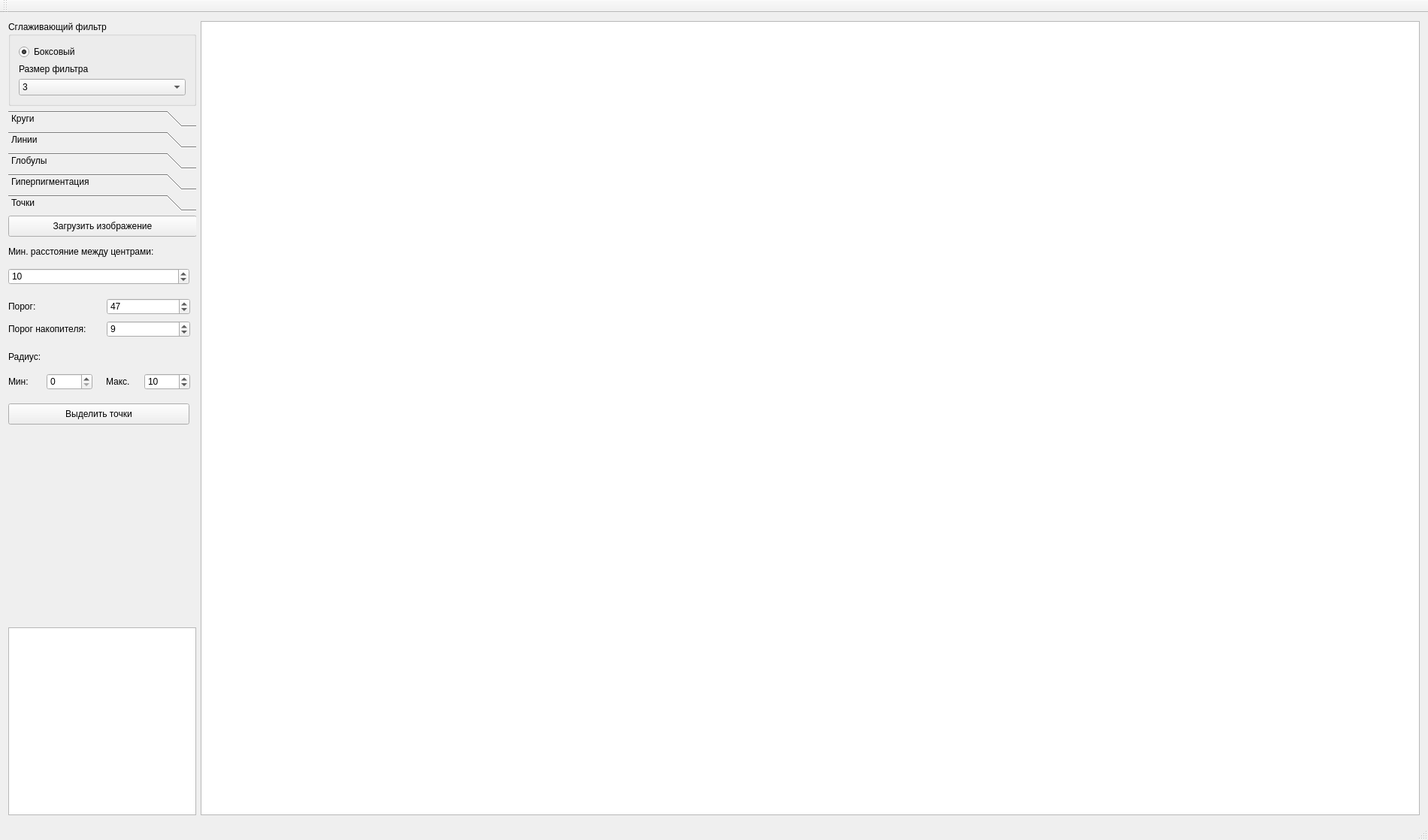
<?xml version="1.0" encoding="UTF-8"?>
<ui version="4.0">
 <class>MainWindow</class>
 <widget class="QMainWindow" name="MainWindow">
  <property name="geometry">
   <rect>
    <x>0</x>
    <y>0</y>
    <width>1900</width>
    <height>1118</height>
   </rect>
  </property>
  <property name="windowTitle">
   <string>Melanoma segmentation</string>
  </property>
  <widget class="QWidget" name="centralWidget">
   <layout class="QGridLayout" name="gridLayout">
    <item row="0" column="1" rowspan="3">
     <widget class="ImageView" name="mainImageShow"/>
    </item>
    <item row="0" column="0">
     <widget class="QGroupBox" name="groupBox">
      <property name="title">
       <string>Сглаживающий фильтр</string>
      </property>
      <layout class="QGridLayout" name="gridLayout_9">
       <item row="0" column="0">
        <widget class="QRadioButton" name="boxFilter">
         <property name="text">
          <string>Боксовый </string>
         </property>
         <property name="checked">
          <bool>true</bool>
         </property>
        </widget>
       </item>
       <item row="1" column="0">
        <widget class="QLabel" name="label_27">
         <property name="text">
          <string>Размер фильтра</string>
         </property>
        </widget>
       </item>
       <item row="2" column="0">
        <widget class="QComboBox" name="comboBox_2">
         <item>
          <property name="text">
           <string>3</string>
          </property>
         </item>
         <item>
          <property name="text">
           <string>5</string>
          </property>
         </item>
         <item>
          <property name="text">
           <string>7</string>
          </property>
         </item>
         <item>
          <property name="text">
           <string>9</string>
          </property>
         </item>
         <item>
          <property name="text">
           <string>11</string>
          </property>
         </item>
         <item>
          <property name="text">
           <string>13</string>
          </property>
         </item>
         <item>
          <property name="text">
           <string>15</string>
          </property>
         </item>
         <item>
          <property name="text">
           <string>17</string>
          </property>
         </item>
         <item>
          <property name="text">
           <string>19</string>
          </property>
         </item>
         <item>
          <property name="text">
           <string>21</string>
          </property>
         </item>
         <item>
          <property name="text">
           <string>23</string>
          </property>
         </item>
         <item>
          <property name="text">
           <string>25</string>
          </property>
         </item>
         <item>
          <property name="text">
           <string>27</string>
          </property>
         </item>
         <item>
          <property name="text">
           <string>29</string>
          </property>
         </item>
         <item>
          <property name="text">
           <string>31</string>
          </property>
         </item>
         <item>
          <property name="text">
           <string>33</string>
          </property>
         </item>
         <item>
          <property name="text">
           <string>35</string>
          </property>
         </item>
         <item>
          <property name="text">
           <string>37</string>
          </property>
         </item>
         <item>
          <property name="text">
           <string>39</string>
          </property>
         </item>
         <item>
          <property name="text">
           <string>41</string>
          </property>
         </item>
         <item>
          <property name="text">
           <string>43</string>
          </property>
         </item>
         <item>
          <property name="text">
           <string>45</string>
          </property>
         </item>
         <item>
          <property name="text">
           <string>47</string>
          </property>
         </item>
         <item>
          <property name="text">
           <string>49</string>
          </property>
         </item>
         <item>
          <property name="text">
           <string>51</string>
          </property>
         </item>
         <item>
          <property name="text">
           <string>53</string>
          </property>
         </item>
         <item>
          <property name="text">
           <string>55</string>
          </property>
         </item>
         <item>
          <property name="text">
           <string>57</string>
          </property>
         </item>
         <item>
          <property name="text">
           <string>59</string>
          </property>
         </item>
         <item>
          <property name="text">
           <string>61</string>
          </property>
         </item>
         <item>
          <property name="text">
           <string>63</string>
          </property>
         </item>
         <item>
          <property name="text">
           <string>65</string>
          </property>
         </item>
         <item>
          <property name="text">
           <string>67</string>
          </property>
         </item>
         <item>
          <property name="text">
           <string>69</string>
          </property>
         </item>
         <item>
          <property name="text">
           <string>71</string>
          </property>
         </item>
         <item>
          <property name="text">
           <string>73</string>
          </property>
         </item>
         <item>
          <property name="text">
           <string>75</string>
          </property>
         </item>
         <item>
          <property name="text">
           <string>77</string>
          </property>
         </item>
         <item>
          <property name="text">
           <string>79</string>
          </property>
         </item>
         <item>
          <property name="text">
           <string>81</string>
          </property>
         </item>
         <item>
          <property name="text">
           <string>83</string>
          </property>
         </item>
         <item>
          <property name="text">
           <string>85</string>
          </property>
         </item>
         <item>
          <property name="text">
           <string>87</string>
          </property>
         </item>
         <item>
          <property name="text">
           <string>89</string>
          </property>
         </item>
         <item>
          <property name="text">
           <string>91</string>
          </property>
         </item>
         <item>
          <property name="text">
           <string>93</string>
          </property>
         </item>
         <item>
          <property name="text">
           <string>95</string>
          </property>
         </item>
         <item>
          <property name="text">
           <string>97</string>
          </property>
         </item>
         <item>
          <property name="text">
           <string>99</string>
          </property>
         </item>
        </widget>
       </item>
      </layout>
     </widget>
    </item>
    <item row="2" column="0">
     <widget class="MiniView" name="minimapShow">
      <property name="minimumSize">
       <size>
        <width>250</width>
        <height>250</height>
       </size>
      </property>
      <property name="maximumSize">
       <size>
        <width>250</width>
        <height>250</height>
       </size>
      </property>
     </widget>
    </item>
    <item row="1" column="0">
     <widget class="QToolBox" name="toolBox">
      <property name="sizePolicy">
       <sizepolicy hsizetype="Minimum" vsizetype="Preferred">
        <horstretch>0</horstretch>
        <verstretch>0</verstretch>
       </sizepolicy>
      </property>
      <property name="maximumSize">
       <size>
        <width>250</width>
        <height>16777215</height>
       </size>
      </property>
      <property name="currentIndex">
       <number>4</number>
      </property>
      <widget class="QWidget" name="pointPage">
       <property name="geometry">
        <rect>
         <x>0</x>
         <y>0</y>
         <width>250</width>
         <height>500</height>
        </rect>
       </property>
       <attribute name="label">
        <string>Круги</string>
       </attribute>
       <layout class="QGridLayout" name="gridLayout_4">
        <item row="12" column="0" colspan="2">
         <widget class="QLabel" name="label_2">
          <property name="text">
           <string>Толщина кольца:</string>
          </property>
         </widget>
        </item>
        <item row="9" column="0">
         <widget class="QLabel" name="label">
          <property name="text">
           <string>Цвет:</string>
          </property>
         </widget>
        </item>
        <item row="6" column="2" colspan="2">
         <widget class="QSpinBox" name="tresholdStordge">
          <property name="maximum">
           <number>255</number>
          </property>
          <property name="value">
           <number>9</number>
          </property>
         </widget>
        </item>
        <item row="13" column="1">
         <widget class="QSpinBox" name="minTh"/>
        </item>
        <item row="13" column="2">
         <widget class="QLabel" name="label_4">
          <property name="text">
           <string>max:</string>
          </property>
         </widget>
        </item>
        <item row="3" column="0" colspan="4">
         <widget class="QSpinBox" name="spaceCenterPoint">
          <property name="minimum">
           <number>1</number>
          </property>
          <property name="maximum">
           <number>1024</number>
          </property>
          <property name="value">
           <number>10</number>
          </property>
         </widget>
        </item>
        <item row="9" column="3">
         <widget class="QCheckBox" name="checkBox_2">
          <property name="text">
           <string>Black</string>
          </property>
         </widget>
        </item>
        <item row="11" column="1">
         <widget class="QCheckBox" name="checkBox_5">
          <property name="text">
           <string>Gray</string>
          </property>
         </widget>
        </item>
        <item row="13" column="3">
         <widget class="QSpinBox" name="maxTh">
          <property name="maximum">
           <number>50</number>
          </property>
          <property name="value">
           <number>10</number>
          </property>
         </widget>
        </item>
        <item row="16" column="0" colspan="4">
         <spacer name="verticalSpacer">
          <property name="orientation">
           <enum>Qt::Vertical</enum>
          </property>
          <property name="sizeHint" stdset="0">
           <size>
            <width>20</width>
            <height>40</height>
           </size>
          </property>
         </spacer>
        </item>
        <item row="9" column="1">
         <widget class="QCheckBox" name="checkBox">
          <property name="text">
           <string>White</string>
          </property>
         </widget>
        </item>
        <item row="13" column="0">
         <widget class="QLabel" name="label_3">
          <property name="text">
           <string>min:</string>
          </property>
         </widget>
        </item>
        <item row="4" column="0" colspan="2">
         <widget class="QLabel" name="label_7">
          <property name="text">
           <string>Порог:</string>
          </property>
         </widget>
        </item>
        <item row="10" column="1">
         <widget class="QCheckBox" name="checkBox_3">
          <property name="text">
           <string>Brown</string>
          </property>
         </widget>
        </item>
        <item row="8" column="0">
         <widget class="QLabel" name="label_10">
          <property name="text">
           <string>min:</string>
          </property>
         </widget>
        </item>
        <item row="4" column="2" colspan="2">
         <widget class="QSpinBox" name="treshold">
          <property name="minimum">
           <number>0</number>
          </property>
          <property name="maximum">
           <number>255</number>
          </property>
          <property name="value">
           <number>47</number>
          </property>
         </widget>
        </item>
        <item row="11" column="3">
         <widget class="QCheckBox" name="checkBox_6">
          <property name="text">
           <string>All</string>
          </property>
         </widget>
        </item>
        <item row="10" column="3">
         <widget class="QCheckBox" name="checkBox_4">
          <property name="text">
           <string>Yellow</string>
          </property>
         </widget>
        </item>
        <item row="0" column="0" colspan="4">
         <widget class="QPushButton" name="pushButton">
          <property name="text">
           <string>Загрузить изображение</string>
          </property>
         </widget>
        </item>
        <item row="6" column="0" colspan="2">
         <widget class="QLabel" name="label_8">
          <property name="text">
           <string>Порог накопителя:</string>
          </property>
         </widget>
        </item>
        <item row="8" column="2">
         <widget class="QLabel" name="label_11">
          <property name="text">
           <string>max:</string>
          </property>
         </widget>
        </item>
        <item row="8" column="3">
         <widget class="QSpinBox" name="maxRadius">
          <property name="maximum">
           <number>50</number>
          </property>
          <property name="value">
           <number>10</number>
          </property>
         </widget>
        </item>
        <item row="1" column="0" colspan="4">
         <widget class="QTextBrowser" name="textBrowser">
          <property name="sizePolicy">
           <sizepolicy hsizetype="Expanding" vsizetype="Minimum">
            <horstretch>0</horstretch>
            <verstretch>0</verstretch>
           </sizepolicy>
          </property>
          <property name="maximumSize">
           <size>
            <width>16777215</width>
            <height>40</height>
           </size>
          </property>
          <property name="html">
           <string>&lt;!DOCTYPE HTML PUBLIC &quot;-//W3C//DTD HTML 4.0//EN&quot; &quot;http://www.w3.org/TR/REC-html40/strict.dtd&quot;&gt;
&lt;html&gt;&lt;head&gt;&lt;meta name=&quot;qrichtext&quot; content=&quot;1&quot; /&gt;&lt;style type=&quot;text/css&quot;&gt;
p, li { white-space: pre-wrap; }
&lt;/style&gt;&lt;/head&gt;&lt;body style=&quot; font-family:'MS Shell Dlg 2'; font-size:7.8pt; font-weight:400; font-style:normal;&quot;&gt;
&lt;p align=&quot;center&quot; style=&quot; margin-top:0px; margin-bottom:0px; margin-left:0px; margin-right:0px; -qt-block-indent:0; text-indent:0px;&quot;&gt;&lt;span style=&quot; font-size:8.25pt;&quot;&gt;Минимальное расстояние между центрами:&lt;/span&gt;&lt;/p&gt;&lt;/body&gt;&lt;/html&gt;</string>
          </property>
         </widget>
        </item>
        <item row="8" column="1">
         <widget class="QSpinBox" name="minRadius">
          <property name="maximum">
           <number>1024</number>
          </property>
         </widget>
        </item>
        <item row="7" column="0" colspan="4">
         <widget class="QLabel" name="label_9">
          <property name="text">
           <string>Радиус:</string>
          </property>
         </widget>
        </item>
        <item row="15" column="0" colspan="4">
         <widget class="QPushButton" name="pushButton_3">
          <property name="text">
           <string>Выделить круги</string>
          </property>
         </widget>
        </item>
       </layout>
      </widget>
      <widget class="QWidget" name="widget">
       <property name="geometry">
        <rect>
         <x>0</x>
         <y>0</y>
         <width>250</width>
         <height>500</height>
        </rect>
       </property>
       <attribute name="label">
        <string>Линии</string>
       </attribute>
       <widget class="QPushButton" name="open_im">
        <property name="geometry">
         <rect>
          <x>0</x>
          <y>10</y>
          <width>251</width>
          <height>28</height>
         </rect>
        </property>
        <property name="text">
         <string>Загрузить изображение</string>
        </property>
       </widget>
       <widget class="QPushButton" name="jangsuen">
        <property name="geometry">
         <rect>
          <x>0</x>
          <y>340</y>
          <width>241</width>
          <height>28</height>
         </rect>
        </property>
        <property name="text">
         <string>Выделить линии</string>
        </property>
       </widget>
       <widget class="QLineEdit" name="min_otv">
        <property name="geometry">
         <rect>
          <x>200</x>
          <y>300</y>
          <width>41</width>
          <height>22</height>
         </rect>
        </property>
        <property name="text">
         <string>5</string>
        </property>
       </widget>
       <widget class="QLineEdit" name="min_lin">
        <property name="geometry">
         <rect>
          <x>200</x>
          <y>270</y>
          <width>41</width>
          <height>22</height>
         </rect>
        </property>
        <property name="text">
         <string>5</string>
        </property>
       </widget>
       <widget class="QGraphicsView" name="dstGraphicsView">
        <property name="geometry">
         <rect>
          <x>0</x>
          <y>591</y>
          <width>20</width>
          <height>21</height>
         </rect>
        </property>
       </widget>
       <widget class="QLabel" name="label_5">
        <property name="geometry">
         <rect>
          <x>0</x>
          <y>50</y>
          <width>251</width>
          <height>16</height>
         </rect>
        </property>
        <property name="text">
         <string>Порог бинаризации</string>
        </property>
       </widget>
       <widget class="QLineEdit" name="porog">
        <property name="geometry">
         <rect>
          <x>200</x>
          <y>81</y>
          <width>41</width>
          <height>21</height>
         </rect>
        </property>
        <property name="text">
         <string>128</string>
        </property>
       </widget>
       <widget class="QSlider" name="porog_sl">
        <property name="geometry">
         <rect>
          <x>0</x>
          <y>80</y>
          <width>191</width>
          <height>22</height>
         </rect>
        </property>
        <property name="maximum">
         <number>255</number>
        </property>
        <property name="value">
         <number>128</number>
        </property>
        <property name="orientation">
         <enum>Qt::Horizontal</enum>
        </property>
       </widget>
       <widget class="QLabel" name="label_6">
        <property name="geometry">
         <rect>
          <x>0</x>
          <y>120</y>
          <width>191</width>
          <height>16</height>
         </rect>
        </property>
        <property name="text">
         <string>&lt;html&gt;&lt;head/&gt;&lt;body&gt;&lt;p&gt;&lt;span style=&quot; font-weight:600;&quot;&gt;Адаптивная бинаризация&lt;/span&gt;&lt;/p&gt;&lt;/body&gt;&lt;/html&gt;</string>
        </property>
       </widget>
       <widget class="QSlider" name="blocksize_sl">
        <property name="geometry">
         <rect>
          <x>0</x>
          <y>180</y>
          <width>191</width>
          <height>22</height>
         </rect>
        </property>
        <property name="minimum">
         <number>0</number>
        </property>
        <property name="maximum">
         <number>251</number>
        </property>
        <property name="singleStep">
         <number>2</number>
        </property>
        <property name="value">
         <number>151</number>
        </property>
        <property name="orientation">
         <enum>Qt::Horizontal</enum>
        </property>
       </widget>
       <widget class="QLabel" name="label_12">
        <property name="geometry">
         <rect>
          <x>0</x>
          <y>150</y>
          <width>191</width>
          <height>16</height>
         </rect>
        </property>
        <property name="text">
         <string>Размер окна (blockSize)</string>
        </property>
       </widget>
       <widget class="QLineEdit" name="blocksize">
        <property name="geometry">
         <rect>
          <x>200</x>
          <y>180</y>
          <width>41</width>
          <height>22</height>
         </rect>
        </property>
        <property name="text">
         <string>151</string>
        </property>
       </widget>
       <widget class="QLabel" name="label_13">
        <property name="geometry">
         <rect>
          <x>0</x>
          <y>210</y>
          <width>171</width>
          <height>16</height>
         </rect>
        </property>
        <property name="text">
         <string>Смещение яркости (С)</string>
        </property>
       </widget>
       <widget class="QSlider" name="C_sl">
        <property name="geometry">
         <rect>
          <x>0</x>
          <y>240</y>
          <width>191</width>
          <height>22</height>
         </rect>
        </property>
        <property name="minimum">
         <number>0</number>
        </property>
        <property name="maximum">
         <number>50</number>
        </property>
        <property name="singleStep">
         <number>2</number>
        </property>
        <property name="value">
         <number>8</number>
        </property>
        <property name="orientation">
         <enum>Qt::Horizontal</enum>
        </property>
       </widget>
       <widget class="QLineEdit" name="C">
        <property name="geometry">
         <rect>
          <x>200</x>
          <y>240</y>
          <width>41</width>
          <height>22</height>
         </rect>
        </property>
        <property name="text">
         <string>8</string>
        </property>
       </widget>
       <widget class="QLabel" name="label_14">
        <property name="geometry">
         <rect>
          <x>0</x>
          <y>270</y>
          <width>191</width>
          <height>21</height>
         </rect>
        </property>
        <property name="text">
         <string>Минимальная длина линий</string>
        </property>
       </widget>
       <widget class="QLabel" name="label_15">
        <property name="geometry">
         <rect>
          <x>0</x>
          <y>300</y>
          <width>191</width>
          <height>21</height>
         </rect>
        </property>
        <property name="text">
         <string>Минимальная длина ответвл.</string>
        </property>
       </widget>
      </widget>
      <widget class="QWidget" name="page">
       <property name="geometry">
        <rect>
         <x>0</x>
         <y>0</y>
         <width>250</width>
         <height>500</height>
        </rect>
       </property>
       <attribute name="label">
        <string>Глобулы</string>
       </attribute>
       <widget class="QPushButton" name="Glob_image">
        <property name="geometry">
         <rect>
          <x>0</x>
          <y>0</y>
          <width>251</width>
          <height>28</height>
         </rect>
        </property>
        <property name="text">
         <string>Загрузить изображение</string>
        </property>
       </widget>
       <widget class="QLabel" name="label_16">
        <property name="geometry">
         <rect>
          <x>0</x>
          <y>40</y>
          <width>201</width>
          <height>31</height>
         </rect>
        </property>
        <property name="text">
         <string>&lt;html&gt;&lt;head/&gt;&lt;body&gt;&lt;p&gt;&lt;span style=&quot; font-weight:600;&quot;&gt;Адаптивная бинаризация&lt;/span&gt;&lt;/p&gt;&lt;/body&gt;&lt;/html&gt;</string>
        </property>
       </widget>
       <widget class="QLabel" name="label_17">
        <property name="geometry">
         <rect>
          <x>0</x>
          <y>80</y>
          <width>161</width>
          <height>16</height>
         </rect>
        </property>
        <property name="text">
         <string>Размер окна (blockSize)</string>
        </property>
       </widget>
       <widget class="QSlider" name="bl_gl">
        <property name="geometry">
         <rect>
          <x>0</x>
          <y>110</y>
          <width>191</width>
          <height>22</height>
         </rect>
        </property>
        <property name="maximum">
         <number>251</number>
        </property>
        <property name="singleStep">
         <number>2</number>
        </property>
        <property name="value">
         <number>41</number>
        </property>
        <property name="orientation">
         <enum>Qt::Horizontal</enum>
        </property>
       </widget>
       <widget class="QLineEdit" name="bl_L_gl">
        <property name="geometry">
         <rect>
          <x>200</x>
          <y>110</y>
          <width>41</width>
          <height>22</height>
         </rect>
        </property>
        <property name="text">
         <string>41</string>
        </property>
       </widget>
       <widget class="QLabel" name="label_18">
        <property name="geometry">
         <rect>
          <x>0</x>
          <y>140</y>
          <width>191</width>
          <height>16</height>
         </rect>
        </property>
        <property name="text">
         <string>Смещение яркости (С)</string>
        </property>
       </widget>
       <widget class="QSlider" name="C_gl">
        <property name="geometry">
         <rect>
          <x>0</x>
          <y>170</y>
          <width>191</width>
          <height>22</height>
         </rect>
        </property>
        <property name="maximum">
         <number>51</number>
        </property>
        <property name="singleStep">
         <number>2</number>
        </property>
        <property name="value">
         <number>10</number>
        </property>
        <property name="orientation">
         <enum>Qt::Horizontal</enum>
        </property>
       </widget>
       <widget class="QLineEdit" name="C_L_gl">
        <property name="geometry">
         <rect>
          <x>200</x>
          <y>170</y>
          <width>41</width>
          <height>22</height>
         </rect>
        </property>
        <property name="text">
         <string>10</string>
        </property>
       </widget>
       <widget class="QPushButton" name="pushButton_Glob">
        <property name="geometry">
         <rect>
          <x>0</x>
          <y>220</y>
          <width>241</width>
          <height>28</height>
         </rect>
        </property>
        <property name="text">
         <string>Выделить глобулы</string>
        </property>
       </widget>
      </widget>
      <widget class="QWidget" name="page_2">
       <property name="geometry">
        <rect>
         <x>0</x>
         <y>0</y>
         <width>250</width>
         <height>500</height>
        </rect>
       </property>
       <attribute name="label">
        <string>Гиперпигментация</string>
       </attribute>
       <widget class="QPushButton" name="Giper">
        <property name="geometry">
         <rect>
          <x>0</x>
          <y>0</y>
          <width>251</width>
          <height>28</height>
         </rect>
        </property>
        <property name="text">
         <string>Загрузить изображение</string>
        </property>
       </widget>
       <widget class="QLabel" name="label_19">
        <property name="geometry">
         <rect>
          <x>0</x>
          <y>40</y>
          <width>251</width>
          <height>16</height>
         </rect>
        </property>
        <property name="text">
         <string>Порог</string>
        </property>
       </widget>
       <widget class="QSlider" name="G_porog">
        <property name="geometry">
         <rect>
          <x>0</x>
          <y>70</y>
          <width>211</width>
          <height>22</height>
         </rect>
        </property>
        <property name="minimum">
         <number>10</number>
        </property>
        <property name="maximum">
         <number>30</number>
        </property>
        <property name="value">
         <number>20</number>
        </property>
        <property name="orientation">
         <enum>Qt::Horizontal</enum>
        </property>
       </widget>
       <widget class="QLabel" name="Lab_gp">
        <property name="geometry">
         <rect>
          <x>220</x>
          <y>70</y>
          <width>16</width>
          <height>20</height>
         </rect>
        </property>
        <property name="text">
         <string>20</string>
        </property>
       </widget>
       <widget class="QPushButton" name="Kontr">
        <property name="geometry">
         <rect>
          <x>0</x>
          <y>110</y>
          <width>241</width>
          <height>28</height>
         </rect>
        </property>
        <property name="text">
         <string>Показать участки</string>
        </property>
       </widget>
      </widget>
      <widget class="QWidget" name="page_3">
       <property name="geometry">
        <rect>
         <x>0</x>
         <y>0</y>
         <width>250</width>
         <height>500</height>
        </rect>
       </property>
       <attribute name="label">
        <string>Точки</string>
       </attribute>
       <widget class="QPushButton" name="pushButton_2">
        <property name="geometry">
         <rect>
          <x>0</x>
          <y>250</y>
          <width>241</width>
          <height>28</height>
         </rect>
        </property>
        <property name="text">
         <string>Выделить точки</string>
        </property>
       </widget>
       <widget class="QLabel" name="label_20">
        <property name="geometry">
         <rect>
          <x>0</x>
          <y>40</y>
          <width>241</width>
          <height>16</height>
         </rect>
        </property>
        <property name="text">
         <string>Мин. расстояние между центрами:</string>
        </property>
       </widget>
       <widget class="QSpinBox" name="spaceCenterPoint_1">
        <property name="geometry">
         <rect>
          <x>0</x>
          <y>70</y>
          <width>241</width>
          <height>22</height>
         </rect>
        </property>
        <property name="value">
         <number>10</number>
        </property>
       </widget>
       <widget class="QLabel" name="label_21">
        <property name="geometry">
         <rect>
          <x>0</x>
          <y>110</y>
          <width>51</width>
          <height>21</height>
         </rect>
        </property>
        <property name="text">
         <string>Порог:</string>
        </property>
       </widget>
       <widget class="QLabel" name="label_22">
        <property name="geometry">
         <rect>
          <x>0</x>
          <y>140</y>
          <width>161</width>
          <height>21</height>
         </rect>
        </property>
        <property name="text">
         <string>Порог накопителя:</string>
        </property>
       </widget>
       <widget class="QSpinBox" name="treshold_1">
        <property name="geometry">
         <rect>
          <x>131</x>
          <y>110</y>
          <width>111</width>
          <height>22</height>
         </rect>
        </property>
        <property name="value">
         <number>47</number>
        </property>
       </widget>
       <widget class="QSpinBox" name="tresholdStordge_1">
        <property name="geometry">
         <rect>
          <x>131</x>
          <y>140</y>
          <width>111</width>
          <height>22</height>
         </rect>
        </property>
        <property name="value">
         <number>9</number>
        </property>
       </widget>
       <widget class="QPushButton" name="Toch">
        <property name="geometry">
         <rect>
          <x>0</x>
          <y>0</y>
          <width>251</width>
          <height>28</height>
         </rect>
        </property>
        <property name="text">
         <string>Загрузить изображение</string>
        </property>
       </widget>
       <widget class="QLabel" name="label_23">
        <property name="geometry">
         <rect>
          <x>0</x>
          <y>180</y>
          <width>55</width>
          <height>16</height>
         </rect>
        </property>
        <property name="text">
         <string>Радиус:</string>
        </property>
       </widget>
       <widget class="QLabel" name="label_24">
        <property name="geometry">
         <rect>
          <x>0</x>
          <y>210</y>
          <width>41</width>
          <height>21</height>
         </rect>
        </property>
        <property name="text">
         <string>Мин:</string>
        </property>
       </widget>
       <widget class="QLabel" name="label_25">
        <property name="geometry">
         <rect>
          <x>130</x>
          <y>210</y>
          <width>55</width>
          <height>21</height>
         </rect>
        </property>
        <property name="text">
         <string>Макс.</string>
        </property>
       </widget>
       <widget class="QSpinBox" name="MinRad">
        <property name="geometry">
         <rect>
          <x>51</x>
          <y>210</y>
          <width>61</width>
          <height>22</height>
         </rect>
        </property>
       </widget>
       <widget class="QSpinBox" name="MaxRad">
        <property name="geometry">
         <rect>
          <x>181</x>
          <y>210</y>
          <width>61</width>
          <height>22</height>
         </rect>
        </property>
        <property name="value">
         <number>10</number>
        </property>
       </widget>
      </widget>
     </widget>
    </item>
   </layout>
  </widget>
  <widget class="QMenuBar" name="menuBar">
   <property name="geometry">
    <rect>
     <x>0</x>
     <y>0</y>
     <width>1900</width>
     <height>26</height>
    </rect>
   </property>
  </widget>
  <widget class="QToolBar" name="mainToolBar">
   <attribute name="toolBarArea">
    <enum>TopToolBarArea</enum>
   </attribute>
   <attribute name="toolBarBreak">
    <bool>false</bool>
   </attribute>
  </widget>
  <widget class="QStatusBar" name="statusBar"/>
 </widget>
 <layoutdefault spacing="6" margin="11"/>
 <customwidgets>
  <customwidget>
   <class>ImageView</class>
   <extends>QGraphicsView</extends>
   <header>imageview.h</header>
  </customwidget>
  <customwidget>
   <class>MiniView</class>
   <extends>QGraphicsView</extends>
   <header>miniview.h</header>
  </customwidget>
 </customwidgets>
 <resources/>
 <connections/>
</ui>
